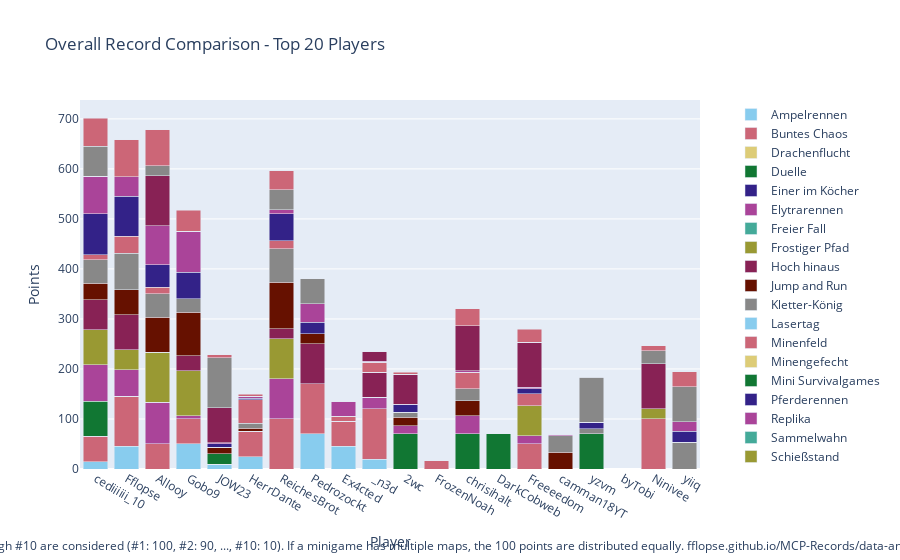

The code cell stored with this chart in its notebook:
### Code cell
import plotly.graph_objects as go

# Sum all columns to get the total score
outDf['Total'] = outDf.sum(axis=1)

# Sort by total score and fill N/A values with 0
outDf = outDf.sort_values(by='Total', ascending=False).fillna(0)

# Crop to top 10 players
cropDf = outDf.head(20).copy()

# Drop the 'Total' column for plotting
cropDf = cropDf.drop(columns=['Total'])

# Create a color palette
color_palette = px.colors.qualitative.Safe

# Create the stacked bar plot
fig = go.Figure()

for column in cropDf.columns.difference(['Player']):
    fig.add_trace(go.Bar(
        x=cropDf.index,
        y=cropDf[column],
        name=column,
        marker_color=color_palette[len(fig.data) % len(color_palette)]
    ))

# Update layout
fig.update_layout(
    barmode='stack',
    title='Overall Record Comparison - Top 20 Players',
    xaxis=dict(title='Player'),
    yaxis=dict(title='Points'),
    #height=800,
    #width=1000,
    legend=dict(
        x=1.05,
        y=0.5,
        traceorder='normal',
        font=dict(size=12),
        bgcolor='rgba(255, 255, 255, 0)',
        bordercolor='rgba(0, 0, 0, 0)'
    ),
    margin=dict(r=200),  # Adjust right margin to make room for the legend
    annotations=[
        dict(
            x=0.5,
            y=-0.235,
            xref='paper',
            yref='paper',
            text='Max 100 points per minigame. Records #1 through #10 are considered (#1: 100, #2: 90, ..., #10: 10). If a minigame has multiple maps, the 100 points are distributed equally. fflopse.github.io/MCP-Records/data-analysis/global-ranking.ipynb',
            showarrow=False,
            font=dict(size=12),
            xanchor='center'
        )
    ]
)

fig.show()

# save the plot as an html file

fig.write_html('out/overall_record_comparison.html')

### Figure 1 — Plotly figure (JSON) as saved in the notebook; plotly's stock layout.template omitted (floating-point values rounded to 4 significant figures)
{"data": [{"marker": {"color": "rgb(136, 204, 238)"}, "name": "Ampelrennen", "type": "bar", "x": ["cediiiiii_10", "Fflopse", "Allooy", "Gobo9", "JOW23", "HerrDante", "ReichesBrot", "Pedrozockt", "Ex4cted", "_n3d", "2wc", "FrozenNoah", "chrisihalt", "DarkCobweb", "Freeeedom", "camman18YT", "yzvm", "byTobi", "Ninivee", "yiiq"], "y": [15, 45, 0, 50, 10, 25, 0, 70, 45, 20, 0, 0, 0, 0, 0, 0, 0, 0, 0, 0]}, {"marker": {"color": "rgb(204, 102, 119)"}, "name": "Buntes Chaos", "type": "bar", "x": ["cediiiiii_10", "Fflopse", "Allooy", "Gobo9", "JOW23", "HerrDante", "ReichesBrot", "Pedrozockt", "Ex4cted", "_n3d", "2wc", "FrozenNoah", "chrisihalt", "DarkCobweb", "Freeeedom", "camman18YT", "yzvm", "byTobi", "Ninivee", "yiiq"], "y": [50, 100, 50, 50, 0, 50, 100, 100, 50, 100, 0, 0, 0, 0, 50, 0, 0, 0, 100, 0]}, {"marker": {"color": "rgb(221, 204, 119)"}, "name": "Drachenflucht", "type": "bar", "x": ["cediiiiii_10", "Fflopse", "Allooy", "Gobo9", "JOW23", "HerrDante", "ReichesBrot", "Pedrozockt", "Ex4cted", "_n3d", "2wc", "FrozenNoah", "chrisihalt", "DarkCobweb", "Freeeedom", "camman18YT", "yzvm", "byTobi", "Ninivee", "yiiq"], "y": [0, 0, 0, 0, 0, 0, 0, 0, 0, 0, 0, 0, 0, 0, 0, 0, 0, 0, 0, 0]}, {"marker": {"color": "rgb(17, 119, 51)"}, "name": "Duelle", "type": "bar", "x": ["cediiiiii_10", "Fflopse", "Allooy", "Gobo9", "JOW23", "HerrDante", "ReichesBrot", "Pedrozockt", "Ex4cted", "_n3d", "2wc", "FrozenNoah", "chrisihalt", "DarkCobweb", "Freeeedom", "camman18YT", "yzvm", "byTobi", "Ninivee", "yiiq"], "y": [70, 0, 0, 0, 20, 0, 0, 0, 0, 0, 70, 0, 70, 70, 0, 0, 70, 0, 0, 0]}, {"marker": {"color": "rgb(51, 34, 136)"}, "name": "Einer im Köcher", "type": "bar", "x": ["cediiiiii_10", "Fflopse", "Allooy", "Gobo9", "JOW23", "HerrDante", "ReichesBrot", "Pedrozockt", "Ex4cted", "_n3d", "2wc", "FrozenNoah", "chrisihalt", "DarkCobweb", "Freeeedom", "camman18YT", "yzvm", "byTobi", "Ninivee", "yiiq"], "y": [[40, 40, 40], [80, 80, 80], [83.33, 83.33, 83.33], [6.667, 6.667, 6.667], [13.33, 13.33, 13.33], [76.67, 76.67, 76.67], [6.667, 6.667, 6.667], [0, 0, 0], [0, 0, 0], [10, 10, 10], [0, 0, 0], [73.33, 73.33, 73.33], [0, 0, 0], [0, 0, 0], [33.33, 33.33, 33.33], [0, 0, 0], [0, 0, 0], [30, 30, 30], [0, 0, 0], [0, 0, 0]]}, {"marker": {"color": "rgb(170, 68, 153)"}, "name": "Elytrarennen", "type": "bar", "x": ["cediiiiii_10", "Fflopse", "Allooy", "Gobo9", "JOW23", "HerrDante", "ReichesBrot", "Pedrozockt", "Ex4cted", "_n3d", "2wc", "FrozenNoah", "chrisihalt", "DarkCobweb", "Freeeedom", "camman18YT", "yzvm", "byTobi", "Ninivee", "yiiq"], "y": [73.33, 53.33, 83.33, 6.667, 0, 0, 80, 0, 0, 23.33, 16.67, 0, 36.67, 0, 16.67, 0, 0, 0, 0, 0]}, {"marker": {"color": "rgb(68, 170, 153)"}, "name": "Freier Fall", "type": "bar", "x": ["cediiiiii_10", "Fflopse", "Allooy", "Gobo9", "JOW23", "HerrDante", "ReichesBrot", "Pedrozockt", "Ex4cted", "_n3d", "2wc", "FrozenNoah", "chrisihalt", "DarkCobweb", "Freeeedom", "camman18YT", "yzvm", "byTobi", "Ninivee", "yiiq"], "y": [0, 0, 0, 0, 0, 0, 0, 0, 0, 0, 0, 0, 0, 0, 0, 0, 0, 0, 0, 0]}, {"marker": {"color": "rgb(153, 153, 51)"}, "name": "Frostiger Pfad", "type": "bar", "x": ["cediiiiii_10", "Fflopse", "Allooy", "Gobo9", "JOW23", "HerrDante", "ReichesBrot", "Pedrozockt", "Ex4cted", "_n3d", "2wc", "FrozenNoah", "chrisihalt", "DarkCobweb", "Freeeedom", "camman18YT", "yzvm", "byTobi", "Ninivee", "yiiq"], "y": [70, 40, 100, 90, 0, 0, 80, 0, 0, 0, 0, 0, 0, 0, 60, 0, 0, 0, 20, 0]}, {"marker": {"color": "rgb(136, 34, 85)"}, "name": "Hoch hinaus", "type": "bar", "x": ["cediiiiii_10", "Fflopse", "Allooy", "Gobo9", "JOW23", "HerrDante", "ReichesBrot", "Pedrozockt", "Ex4cted", "_n3d", "2wc", "FrozenNoah", "chrisihalt", "DarkCobweb", "Freeeedom", "camman18YT", "yzvm", "byTobi", "Ninivee", "yiiq"], "y": [60, 70, 0, 30, 0, 0, 20, 80, 0, 50, 0, 0, 0, 0, 0, 0, 0, 0, 90, 0]}, {"marker": {"color": "rgb(102, 17, 0)"}, "name": "Jump and Run", "type": "bar", "x": ["cediiiiii_10", "Fflopse", "Allooy", "Gobo9", "JOW23", "HerrDante", "ReichesBrot", "Pedrozockt", "Ex4cted", "_n3d", "2wc", "FrozenNoah", "chrisihalt", "DarkCobweb", "Freeeedom", "camman18YT", "yzvm", "byTobi", "Ninivee", "yiiq"], "y": [33.33, 50, 70, 86.67, 13.33, 6.667, 93.33, 20, 0, 0, 16.67, 0, 30, 0, 0, 33.33, 0, 0, 0, 0]}, {"marker": {"color": "rgb(136, 136, 136)"}, "name": "Kletter-König", "type": "bar", "x": ["cediiiiii_10", "Fflopse", "Allooy", "Gobo9", "JOW23", "HerrDante", "ReichesBrot", "Pedrozockt", "Ex4cted", "_n3d", "2wc", "FrozenNoah", "chrisihalt", "DarkCobweb", "Freeeedom", "camman18YT", "yzvm", "byTobi", "Ninivee", "yiiq"], "y": [46.67, 73.33, 46.67, 26.67, 0, 10, 66.67, 0, 0, 0, 10, 0, 23.33, 0, 0, 33.33, 10, 0, 26.67, 53.33]}, {"marker": {"color": "rgb(136, 204, 238)"}, "name": "Lasertag", "type": "bar", "x": ["cediiiiii_10", "Fflopse", "Allooy", "Gobo9", "JOW23", "HerrDante", "ReichesBrot", "Pedrozockt", "Ex4cted", "_n3d", "2wc", "FrozenNoah", "chrisihalt", "DarkCobweb", "Freeeedom", "camman18YT", "yzvm", "byTobi", "Ninivee", "yiiq"], "y": [[20, 20, 20], [83.33, 83.33, 83.33], [0, 0, 0], [20, 20, 20], [40, 40, 40], [83.33, 83.33, 83.33], [13.33, 13.33, 13.33], [26.67, 26.67, 26.67], [30, 30, 30], [0, 0, 0], [23.33, 23.33, 23.33], [0, 0, 0], [0, 0, 0], [0, 0, 0], [0, 0, 0], [0, 0, 0], [0, 0, 0], [0, 0, 0], [0, 0, 0], [0, 0, 0]]}, {"marker": {"color": "rgb(204, 102, 119)"}, "name": "Minenfeld", "type": "bar", "x": ["cediiiiii_10", "Fflopse", "Allooy", "Gobo9", "JOW23", "HerrDante", "ReichesBrot", "Pedrozockt", "Ex4cted", "_n3d", "2wc", "FrozenNoah", "chrisihalt", "DarkCobweb", "Freeeedom", "camman18YT", "yzvm", "byTobi", "Ninivee", "yiiq"], "y": [10, 33.33, 13.33, 0, 0, 46.67, 16.67, 0, 10, 20, 0, 16.67, 33.33, 0, 23.33, 0, 0, 0, 10, 0]}, {"marker": {"color": "rgb(221, 204, 119)"}, "name": "Minengefecht", "type": "bar", "x": ["cediiiiii_10", "Fflopse", "Allooy", "Gobo9", "JOW23", "HerrDante", "ReichesBrot", "Pedrozockt", "Ex4cted", "_n3d", "2wc", "FrozenNoah", "chrisihalt", "DarkCobweb", "Freeeedom", "camman18YT", "yzvm", "byTobi", "Ninivee", "yiiq"], "y": [[72.5, 72.5, 72.5], [10, 10, 10], [47.5, 47.5, 47.5], [50, 50, 50], [52.5, 52.5, 52.5], [7.5, 7.5, 7.5], [10, 10, 10], [0, 0, 0], [0, 0, 0], [7.5, 7.5, 7.5], [20, 20, 20], [55, 55, 55], [45, 45, 45], [52.5, 52.5, 52.5], [0, 0, 0], [0, 0, 0], [30, 30, 30], [0, 0, 0], [0, 0, 0], [47.5, 47.5, 47.5]]}, {"marker": {"color": "rgb(17, 119, 51)"}, "name": "Mini Survivalgames", "type": "bar", "x": ["cediiiiii_10", "Fflopse", "Allooy", "Gobo9", "JOW23", "HerrDante", "ReichesBrot", "Pedrozockt", "Ex4cted", "_n3d", "2wc", "FrozenNoah", "chrisihalt", "DarkCobweb", "Freeeedom", "camman18YT", "yzvm", "byTobi", "Ninivee", "yiiq"], "y": [[33.33, 33.33, 33.33, 33.33], [6.667, 6.667, 6.667, 6.667], [33.33, 33.33, 33.33, 33.33], [20, 20, 20, 20], [16.67, 16.67, 16.67, 16.67], [0, 0, 0, 0], [33.33, 33.33, 33.33, 33.33], [0, 0, 0, 0], [0, 0, 0, 0], [6.667, 6.667, 6.667, 6.667], [33.33, 33.33, 33.33, 33.33], [33.33, 33.33, 33.33, 33.33], [6.667, 6.667, 6.667, 6.667], [10, 10, 10, 10], [20, 20, 20, 20], [46.67, 46.67, 46.67, 46.67], [0, 0, 0, 0], [43.33, 43.33, 43.33, 43.33], [10, 10, 10, 10], [0, 0, 0, 0]]}, {"marker": {"color": "rgb(51, 34, 136)"}, "name": "Pferderennen", "type": "bar", "x": ["cediiiiii_10", "Fflopse", "Allooy", "Gobo9", "JOW23", "HerrDante", "ReichesBrot", "Pedrozockt", "Ex4cted", "_n3d", "2wc", "FrozenNoah", "chrisihalt", "DarkCobweb", "Freeeedom", "camman18YT", "yzvm", "byTobi", "Ninivee", "yiiq"], "y": [81.67, 80, 45, 53.33, 6.667, 3.333, 53.33, 23.33, 0, 0, 15, 0, 0, 0, 10, 0, 13.33, 0, 0, 21.67]}, {"marker": {"color": "rgb(170, 68, 153)"}, "name": "Replika", "type": "bar", "x": ["cediiiiii_10", "Fflopse", "Allooy", "Gobo9", "JOW23", "HerrDante", "ReichesBrot", "Pedrozockt", "Ex4cted", "_n3d", "2wc", "FrozenNoah", "chrisihalt", "DarkCobweb", "Freeeedom", "camman18YT", "yzvm", "byTobi", "Ninivee", "yiiq"], "y": [74.85, 39.71, 77.86, 81.65, 2.718, 3.883, 8.35, 37.09, 30, 2.427, 0.9709, 0, 2.621, 0, 3.01, 3.107, 0, 0, 0, 19.03]}, {"marker": {"color": "rgb(68, 170, 153)"}, "name": "Sammelwahn", "type": "bar", "x": ["cediiiiii_10", "Fflopse", "Allooy", "Gobo9", "JOW23", "HerrDante", "ReichesBrot", "Pedrozockt", "Ex4cted", "_n3d", "2wc", "FrozenNoah", "chrisihalt", "DarkCobweb", "Freeeedom", "camman18YT", "yzvm", "byTobi", "Ninivee", "yiiq"], "y": [[36.43, 36.43, 36.43, 36.43], [19.76, 19.76, 19.76, 19.76], [15.24, 15.24, 15.24, 15.24], [30.24, 30.24, 30.24, 30.24], [0.9524, 0.9524, 0.9524, 0.9524], [6.19, 6.19, 6.19, 6.19], [2.381, 2.381, 2.381, 2.381], [0, 0, 0, 0], [15.95, 15.95, 15.95, 15.95], [6.429, 6.429, 6.429, 6.429], [0.7143, 0.7143, 0.7143, 0.7143], [2.381, 2.381, 2.381, 2.381], [9.048, 9.048, 9.048, 9.048], [2.857, 2.857, 2.857, 2.857], [11.67, 11.67, 11.67, 11.67], [6.19, 6.19, 6.19, 6.19], [3.571, 3.571, 3.571, 3.571], [1.19, 1.19, 1.19, 1.19], [3.333, 3.333, 3.333, 3.333], [0, 0, 0, 0]]}, {"marker": {"color": "rgb(153, 153, 51)"}, "name": "Schießstand", "type": "bar", "x": ["cediiiiii_10", "Fflopse", "Allooy", "Gobo9", "JOW23", "HerrDante", "ReichesBrot", "Pedrozockt", "Ex4cted", "_n3d", "2wc", "FrozenNoah", "chrisihalt", "DarkCobweb", "Freeeedom", "camman18YT", "yzvm", "byTobi", "Ninivee", "yiiq"], "y": [[26.67, 26.67, 26.67, 26.67], [90, 90, 90, 90], [23.33, 23.33, 23.33, 23.33], [43.33, 43.33, 43.33, 43.33], [73.33, 73.33, 73.33, 73.33], [53.33, 53.33, 53.33, 53.33], [0, 0, 0, 0], [0, 0, 0, 0], [80, 80, 80, 80], [26.67, 26.67, 26.67, 26.67], [0, 0, 0, 0], [0, 0, 0, 0], [6.667, 6.667, 6.667, 6.667], [0, 0, 0, 0], [0, 0, 0, 0], [0, 0, 0, 0], [0, 0, 0, 0], [0, 0, 0, 0], [0, 0, 0, 0], [0, 0, 0, 0]]}, {"marker": {"color": "rgb(136, 34, 85)"}, "name": "Spleef", "type": "bar", "x": ["cediiiiii_10", "Fflopse", "Allooy", "Gobo9", "JOW23", "HerrDante", "ReichesBrot", "Pedrozockt", "Ex4cted", "_n3d", "2wc", "FrozenNoah", "chrisihalt", "DarkCobweb", "Freeeedom", "camman18YT", "yzvm", "byTobi", "Ninivee", "yiiq"], "y": [0, 0, 100, 0, 70, 0, 0, 0, 0, 20, 60, 0, 90, 0, 90, 0, 0, 0, 0, 0]}, {"marker": {"color": "rgb(102, 17, 0)"}, "name": "Todeswürfel", "type": "bar", "x": ["cediiiiii_10", "Fflopse", "Allooy", "Gobo9", "JOW23", "HerrDante", "ReichesBrot", "Pedrozockt", "Ex4cted", "_n3d", "2wc", "FrozenNoah", "chrisihalt", "DarkCobweb", "Freeeedom", "camman18YT", "yzvm", "byTobi", "Ninivee", "yiiq"], "y": [0, 0, 0, 0, 0, 0, 0, 0, 0, 0, 0, 0, 0, 0, 0, 0, 0, 0, 0, 0]}, {"marker": {"color": "rgb(136, 136, 136)"}, "name": "Waffenfolge", "type": "bar", "x": ["cediiiiii_10", "Fflopse", "Allooy", "Gobo9", "JOW23", "HerrDante", "ReichesBrot", "Pedrozockt", "Ex4cted", "_n3d", "2wc", "FrozenNoah", "chrisihalt", "DarkCobweb", "Freeeedom", "camman18YT", "yzvm", "byTobi", "Ninivee", "yiiq"], "y": [60, 0, 20, 0, 100, 0, 40, 50, 0, 0, 0, 0, 0, 0, 0, 0, 90, 0, 0, 70]}, {"marker": {"color": "rgb(136, 204, 238)"}, "name": "Walls", "type": "bar", "x": ["cediiiiii_10", "Fflopse", "Allooy", "Gobo9", "JOW23", "HerrDante", "ReichesBrot", "Pedrozockt", "Ex4cted", "_n3d", "2wc", "FrozenNoah", "chrisihalt", "DarkCobweb", "Freeeedom", "camman18YT", "yzvm", "byTobi", "Ninivee", "yiiq"], "y": [[86.67, 86.67, 86.67, 86.67], [33.33, 33.33, 33.33, 33.33], [0, 0, 0, 0], [46.67, 46.67, 46.67, 46.67], [36.67, 36.67, 36.67, 36.67], [0, 0, 0, 0], [6.667, 6.667, 6.667, 6.667], [50, 50, 50, 50], [0, 0, 0, 0], [33.33, 33.33, 33.33, 33.33], [23.33, 23.33, 23.33, 23.33], [0, 0, 0, 0], [0, 0, 0, 0], [63.33, 63.33, 63.33, 63.33], [0, 0, 0, 0], [50, 50, 50, 50], [40, 40, 40, 40], [43.33, 43.33, 43.33, 43.33], [33.33, 33.33, 33.33, 33.33], [16.67, 16.67, 16.67, 16.67]]}, {"marker": {"color": "rgb(204, 102, 119)"}, "name": "Wettrennen", "type": "bar", "x": ["cediiiiii_10", "Fflopse", "Allooy", "Gobo9", "JOW23", "HerrDante", "ReichesBrot", "Pedrozockt", "Ex4cted", "_n3d", "2wc", "FrozenNoah", "chrisihalt", "DarkCobweb", "Freeeedom", "camman18YT", "yzvm", "byTobi", "Ninivee", "yiiq"], "y": [56, 74, 72, 42, 6, 4, 38, 0, 0, 0, 4, 0, 34, 0, 26, 0, 0, 0, 0, 30]}], "layout": {"annotations": [{"font": {"size": 12}, "showarrow": false, "text": "Max 100 points per minigame. Records #1 through #10 are considered (#1: 100, #2: 90, ..., #10: 10). If a minigame has multiple maps, the 100 points are distributed equally. fflopse.github.io/MCP-Records/data-analysis/global-ranking.ipynb", "x": 0.5, "xanchor": "center", "xref": "paper", "y": -0.235, "yref": "paper"}], "barmode": "stack", "legend": {"bgcolor": "rgba(255, 255, 255, 0)", "bordercolor": "rgba(0, 0, 0, 0)", "font": {"size": 12}, "traceorder": "normal", "x": 1.05, "y": 0.5}, "margin": {"r": 200}, "title": {"text": "Overall Record Comparison - Top 20 Players"}, "xaxis": {"title": {"text": "Player"}}, "yaxis": {"title": {"text": "Points"}}}}
